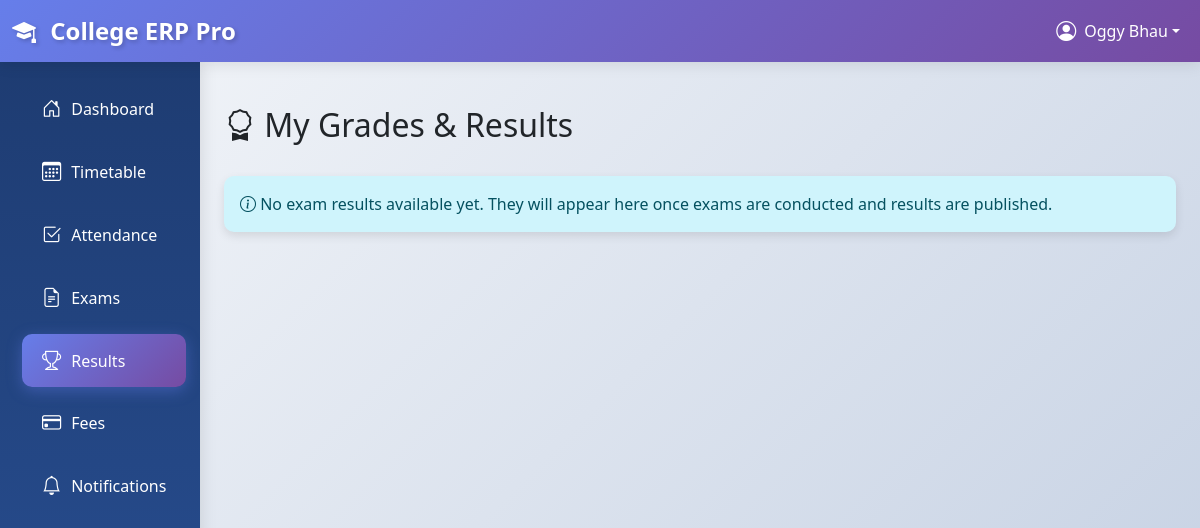
The page /students/results/ (signed in) on the database as committed earlier.
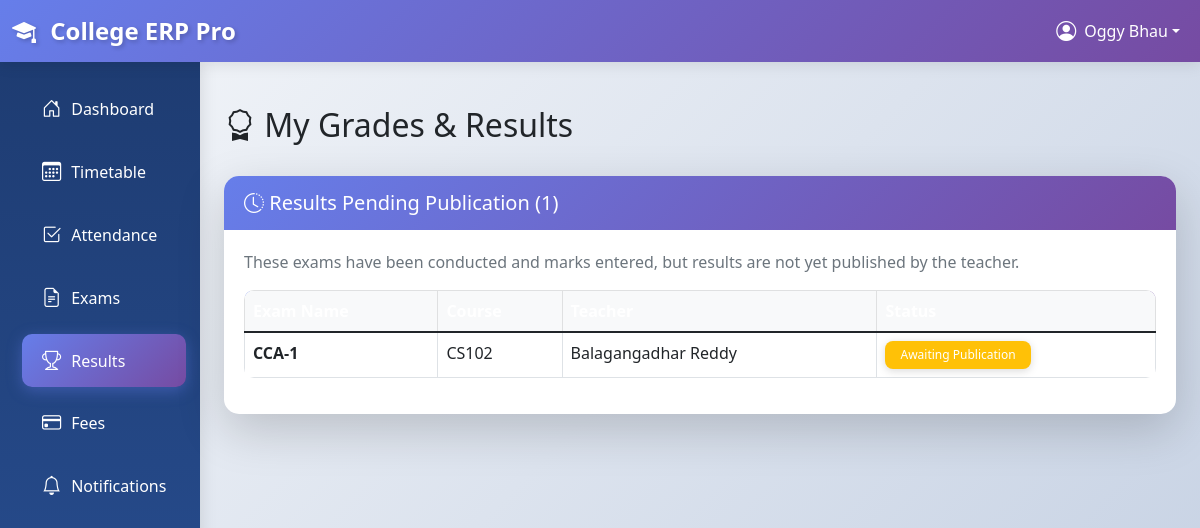
The same page on the database as committed later.
### academics/models.py (models this page shows, shortened)
class Result(models.Model):
    student = models.ForeignKey(
        settings.AUTH_USER_MODEL,
        on_delete=models.CASCADE,
        related_name='exam_results'
    )
    exam = models.ForeignKey(Exam, on_delete=models.CASCADE)
    marks_obtained = models.IntegerField(
        validators=[MinValueValidator(0)],
        null=True,
        blank=True
    )
    grade = models.CharField(max_length=2, blank=True)
    remarks = models.TextField(blank=True)
    is_published = models.BooleanField(default=False)
    created_at = models.DateTimeField(auto_now_add=True)
    updated_at = models.DateTimeField(auto_now=True)
    class Meta:
        unique_together = ['student', 'exam']

class Exam(models.Model):
    EXAM_TYPE_CHOICES = [
        ('midterm', 'Mid-term Exam'),
        ('final', 'Final Exam'),
        ('quiz', 'Quiz'),
        ('assignment', 'Assignment'),
        ('project', 'Project'),
    ]
    name = models.CharField(max_length=100)
    exam_type = models.CharField(max_length=20, choices=EXAM_TYPE_CHOICES)
    subject = models.ForeignKey(Subject, on_delete=models.CASCADE)
    date = models.DateTimeField()
    duration = models.DurationField()  # Duration of exam
    total_marks = models.IntegerField(validators=[MinValueValidator(1)])
    pass_marks = models.IntegerField(validators=[MinValueValidator(1)])
    instructions = models.TextField(blank=True)
    created_by = models.ForeignKey(
        settings.AUTH_USER_MODEL,
        on_delete=models.SET_NULL,
        null=True,
        related_name='created_exams'
    )
    created_at = models.DateTimeField(auto_now_add=True)

class Subject(models.Model):
    SUBJECT_TYPE_CHOICES = [
        ('TH', 'Theory'),
        ('PR', 'Practical'),
        ('TU', 'Tutorial'),
    ]
    course = models.ForeignKey(Course, on_delete=models.CASCADE)
    class_assigned = models.ForeignKey(Class, on_delete=models.CASCADE)
    teacher = models.ForeignKey(
        settings.AUTH_USER_MODEL,
        on_delete=models.SET_NULL,
        null=True,
        blank=True,
        related_name='taught_subjects'
    )
    subject_type = models.CharField(max_length=2, choices=SUBJECT_TYPE_CHOICES, default='TH')
    class Meta:
        unique_together = ['course', 'class_assigned']

class Course(models.Model):
    SEMESTER_CHOICES = [
        (1, '1st Semester'),
        (2, '2nd Semester'),
        (3, '3rd Semester'),
        (4, '4th Semester'),
        (5, '5th Semester'),
        (6, '6th Semester'),
        (7, '7th Semester'),
        (8, '8th Semester'),
    ]
    name = models.CharField(max_length=100)
    code = models.CharField(max_length=20, unique=True)
    department = models.ForeignKey(Department, on_delete=models.CASCADE)
    semester = models.IntegerField(choices=SEMESTER_CHOICES)
    credits = models.IntegerField(validators=[MinValueValidator(1), MaxValueValidator(6)])
    description = models.TextField(blank=True)
    syllabus = models.FileField(upload_to='syllabi/', null=True, blank=True)
    created_at = models.DateTimeField(auto_now_add=True)

### accounts/models.py (models this page shows, shortened)
class User(AbstractUser):
    USER_TYPE_CHOICES = (
        ('student', 'Student'),
        ('teacher', 'Teacher'),
        ('admin', 'Administrator'),
    )
    user_type = models.CharField(max_length=10, choices=USER_TYPE_CHOICES)
    phone_regex = RegexValidator(
        regex=r'^\+?1?\d{9,15}$',
        message="Phone number must be entered in the format: '+999999999'. Up to 15 digits allowed."
    )
    phone_number = models.CharField(validators=[phone_regex], max_length=17, blank=True)
    address = models.TextField(blank=True)
    date_of_birth = models.DateField(null=True, blank=True)
    profile_picture = models.ImageField(upload_to='profile_pics/', null=True, blank=True)
    created_at = models.DateTimeField(auto_now_add=True)
    updated_at = models.DateTimeField(auto_now=True)
    @property
    def is_student(self):
        return self.user_type == 'student'
    @property
    def is_admin(self):
        return self.user_type == 'admin'

### students/views.py (the view)
# urls.py: path('results/', views.results, name='results'),
@login_required
def results(request):
    if not request.user.is_student:
        messages.error(request, "Access denied.")
        return redirect('accounts:login')
    student = request.user.student_profile
    results = Result.objects.filter(
        student=request.user
    ).select_related('exam__subject__course', 'exam__created_by').order_by('-exam__date')
    published_results = results.filter(is_published=True)
    unpublished_results = results.filter(is_published=False)
    total_marks = sum([r.exam.total_marks for r in published_results])
    obtained_marks = sum([r.marks_obtained or 0 for r in published_results])
    overall_percentage = (obtained_marks / total_marks * 100) if total_marks > 0 else 0
    passed = published_results.filter(marks_obtained__gte=models.F('exam__pass_marks')).count()
    failed = published_results.exclude(marks_obtained__gte=models.F('exam__pass_marks')).count()
    context = {
        'student': student,
        'published_results': published_results,
        'unpublished_results': unpublished_results,
        'results': results,
        'overall_percentage': round(overall_percentage, 1),
        'passed': passed,
        'failed': failed,
        'total_exams': len(published_results),
    }
    return render(request, 'students/results.html', context)

### college_erp/context_processors.py (called while the page is built)
def global_context(request):
    context = {
        'all_departments': Department.objects.all().order_by('name'),
    }
    return context

### templates/students/results.html (shortened to what this page needs)
{% extends 'base.html' %}
{% load student_filters %}
{% block content %}
<div class="py-4">
    <div class="d-flex justify-content-between align-items-center mb-4">
        <h1 class="h2"><i class="bi bi-award"></i> My Grades & Results</h1>
    </div>
    {% if unpublished_results %}
        <div class="card shadow-lg mb-4 border-warning">
            <div class="card-header bg-warning text-white">
                <h5 class="mb-0"><i class="bi bi-clock-history"></i> Results Pending Publication ({{ unpublished_results|length }})</h5>
            </div>
            <div class="card-body">
                <p class="text-muted">These exams have been conducted and marks entered, but results are not yet published by the teacher.</p>
                <div class="table-responsive">
                    <table class="table table-hover table-bordered">
                        <thead class="table-light">
                            <tr>
                                <th>Exam Name</th>
                                <th>Course</th>
                                <th>Teacher</th>
                                <th>Status</th>
                            </tr>
                        </thead>
                        <tbody>
                            {% for result in unpublished_results %}
                                <tr>
                                    <td class="fw-bold">{{ result.exam.name }}</td>
                                    <td>{{ result.exam.subject.course.code }}</td>
                                    <td>{{ result.exam.subject.teacher.get_full_name }}</td>
                                    <td><span class="badge bg-warning">Awaiting Publication</span></td>
                                </tr>
                            {% endfor %}
                        </tbody>
                    </table>
                </div>
            </div>
        </div>
    {% endif %}
    {% if not published_results and not unpublished_results %}
        <div class="alert alert-info" role="alert">
            <i class="bi bi-info-circle"></i>
            No exam results available yet. They will appear here once exams are conducted and results are published.
        </div>
    {% endif %}
</div>
{% endblock %}

Rows that differ between the two databases and show on the page:
added Result: exam.name "CCA-1", exam.subject.course.code "CS102", exam.subject.teacher.get_full_name "Balagangadhar Reddy"
Other text that changed with them:
{{ unpublished_results|length }}: (not shown) → "1"
text no longer shown: "No exam results available yet. They will appear here once exams are conducted and results are published."
text now shown: "Results Pending Publication ( ) These exams have been conducted and marks entered, but results are not yet published by the teacher."
